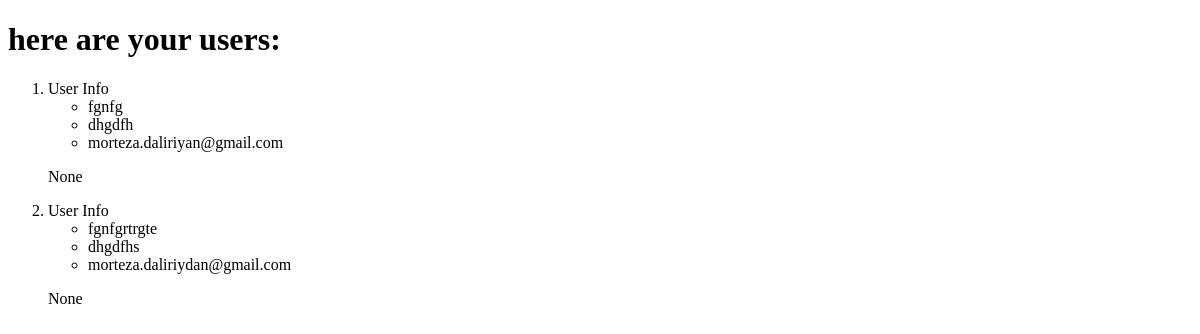
The app's page /users/, older data.
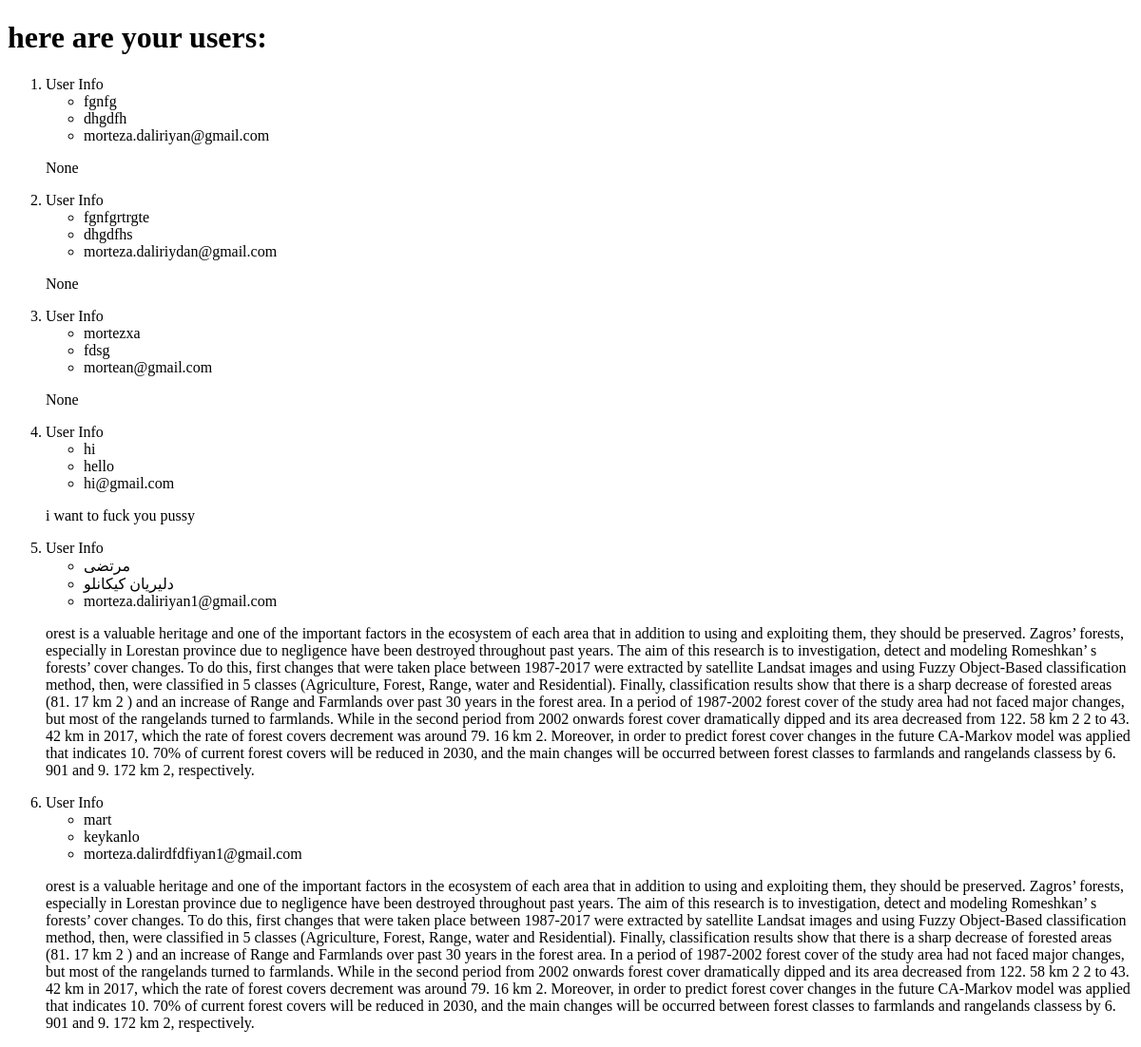
The same page, newer data.
### AppTwo/models.py (models this page shows, shortened)
class User(models.Model):
    FirstName=models.CharField(max_length=264,unique=True)
    LastName=models.CharField(max_length=264,unique=True)
    Email=models.EmailField(max_length=264,unique=True)
    text=models.TextField(blank=True, null=True)

### AppTwo/views.py (the view)
# urls.py: url(r'users/',views.users, name='users'),
def users(request):
    my_user=User.objects.order_by()
    my_dict1={'my_content1': my_user}
    return render(request,'AppTwo/users.html',context=my_dict1)

### templates/AppTwo/users.html (shortened to what this page needs)
<!DOCTYPE html>
<html>
	<head>
	</head>
	<body>
		<h1> here are your users: </h1>
		 <ol>
		     {% for xyx in my_content1 %}
			<li> User Info
			<ul>
				<li>{{ xyx.FirstName}}</li>
				<li>{{ xyx.LastName}}</li>
				<li>{{ xyx.Email}}</li>
			</ul>
			</li>
			<p>{{ xyx.text}}</p>
		 {% endfor %}
	</body>
</html>

Row changes from the older to the newer data that the page shows:
added User: FirstName "mortezxa", LastName "fdsg", Email "mortean@gmail.com", text "None"
added User: FirstName "hi", LastName "hello", Email "hi@gmail.com", text "i want to fuck you pussy"
added User: FirstName "مرتضی", LastName "دلیریان کیکانلو", Email "morteza.daliriyan1@gmail.com", text "orest is a valuable heritage and one of the important factors in the ecosystem of each area that in addition to using and exploiting them, they should be preserved. Zagros’ forests, especially in Lorestan province due to negligence have been destroyed throughout past years. The aim of this research is to investigation, detect and modeling Romeshkan’ s forests’ cover changes. To do this, first changes that were taken place between 1987-2017 were extracted by satellite Landsat images and using Fuzzy Object-Based classification method, then, were classified in 5 classes (Agriculture, Forest, Range, water and Residential). Finally, classification results show that there is a sharp decrease of…"
added User: FirstName "mart", LastName "keykanlo", Email "morteza.dalirdfdfiyan1@gmail.com", text "orest is a valuable heritage and one of the important factors in the ecosystem of each area that in addition to using and exploiting them, they should be preserved. Zagros’ forests, especially in Lorestan province due to negligence have been destroyed throughout past years. The aim of this research is to investigation, detect and modeling Romeshkan’ s forests’ cover changes. To do this, first changes that were taken place between 1987-2017 were extracted by satellite Landsat images and using Fuzzy Object-Based classification method, then, were classified in 5 classes (Agriculture, Forest, Range, water and Residential). Finally, classification results show that there is a sharp decrease of…"
